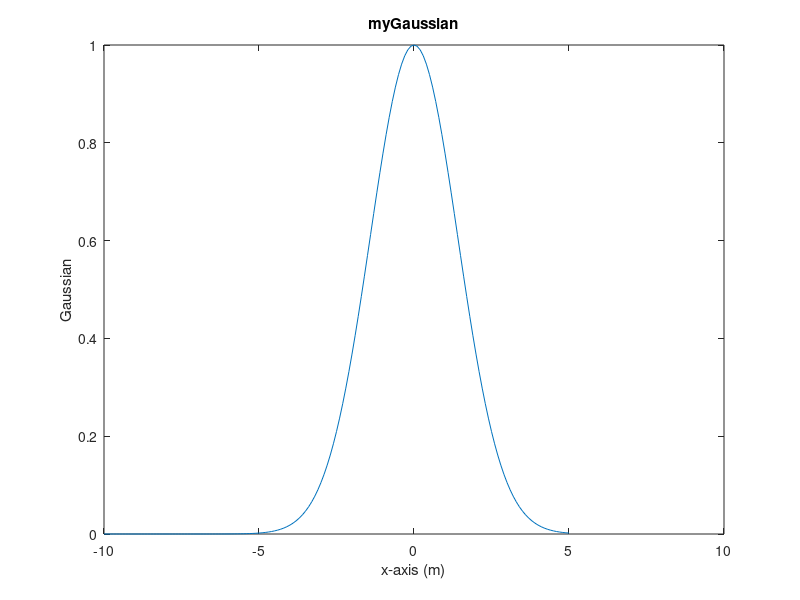

MATLAB code for this plot:
x = -10:0.1:5;
sigma = 2;
y = exp(-x.^2/sigma^2);
plot(x,y)
xlabel('x-axis (m)')
ylabel('Gaussian')
title('myGaussian')
